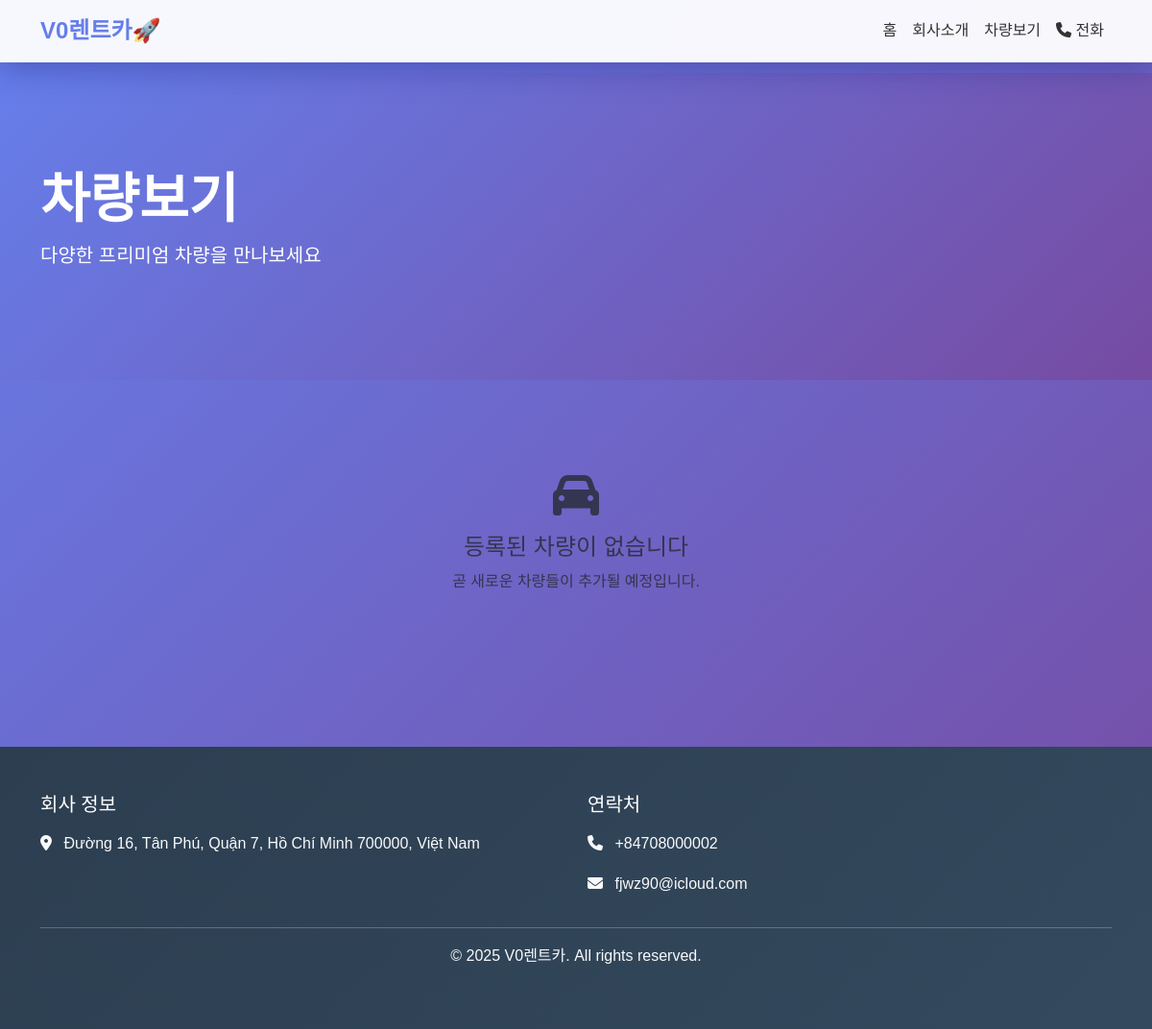
The page /cars on the database as committed earlier.
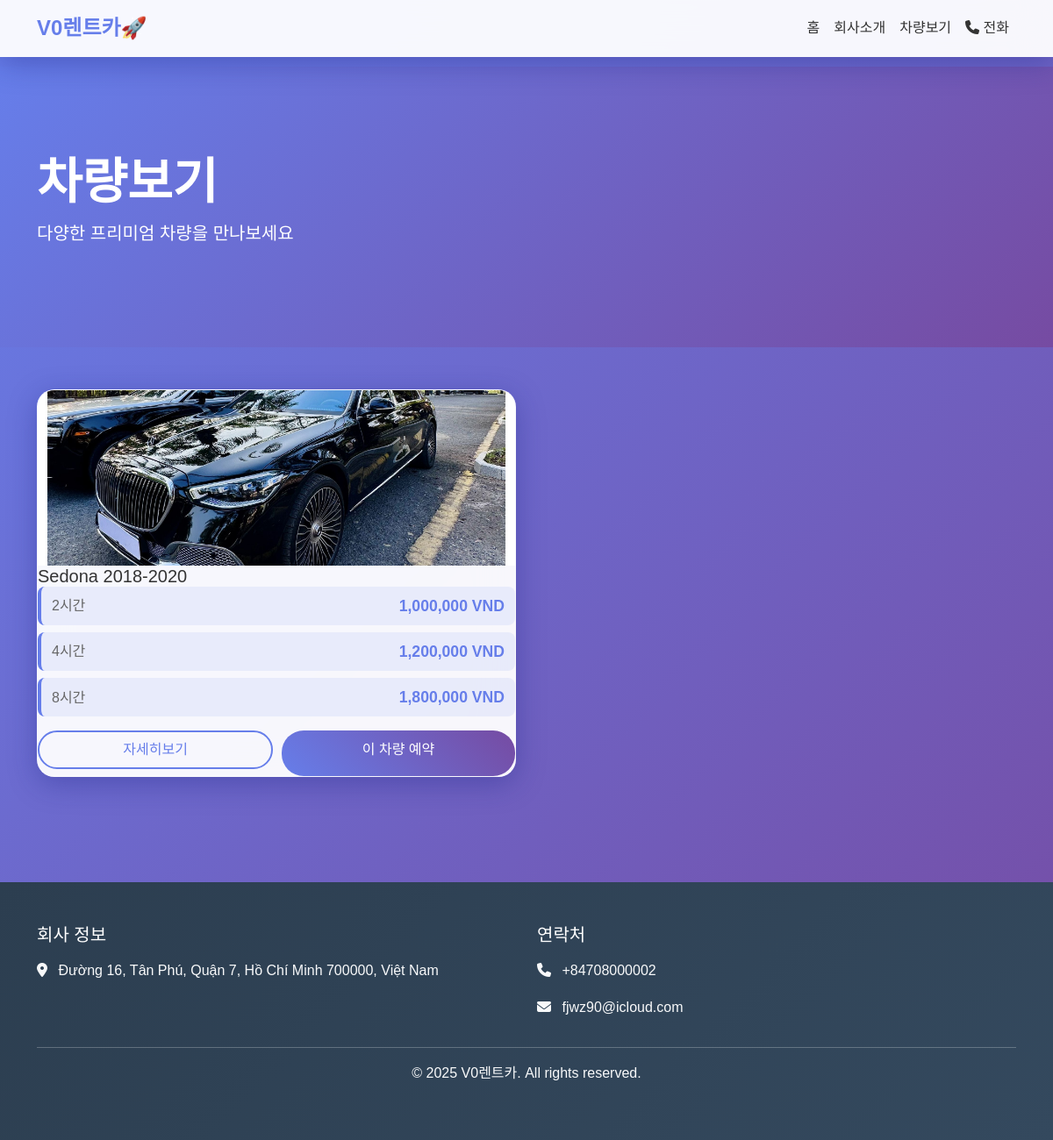
The same page on the database as committed later.
### models.py (models this page shows, shortened)
class Car(db.Model):
    id = db.Column(db.Integer, primary_key=True)
    name = db.Column(db.String(100), nullable=False)
    description = db.Column(db.Text)
    price_2h = db.Column(db.Integer, nullable=False)  # Price in VND
    price_4h = db.Column(db.Integer, nullable=False)
    price_8h = db.Column(db.Integer, nullable=False)
    images = db.Column(db.Text)  # JSON string of image paths
    created_at = db.Column(db.DateTime, default=datetime.utcnow)
    def get_images_list(self):
        if self.images:
            import json
            try:
                return json.loads(self.images)
            except:
                return []
        return []

### routes.py (the view)
@app.route('/cars')
def cars():
    cars_list = Car.query.all()
    return render_template('cars.html', cars=cars_list)

### templates/cars.html (shortened to what this page needs)
{% extends "base.html" %}
{% block content %}
<section class="page-header d-flex align-items-center">
    <div class="container">
        <h1 class="text-white display-4 fw-bold">차량보기</h1>
        <p class="text-white lead">다양한 프리미엄 차량을 만나보세요</p>
    </div>
</section>
<section class="py-5">
    <div class="container">
        {% if cars %}
            <div class="row">
                {% for car in cars %}
                    <div class="col-md-6 mb-4">
                        <div class="car-card h-100">
                            {% set images = car.get_images_list() %}
                            {% if images %}
                                <img src="{{ url_for('static', filename='uploads/' + images[0]) }}"
                                     class="card-img-top car-image" alt="{{ car.name }}">
                            {% else %}
                                <div class="placeholder-image card-img-top d-flex align-items-center justify-content-center">
                                    <i class="fas fa-car fa-3x text-muted"></i>
                                </div>
                            {% endif %}
                            <div class="card-body d-flex flex-column">
                                <h5 class="card-title">{{ car.name }}</h5>
                                <div class="pricing-info mb-3">
                                    <div class="price-item">
                                        <span class="price-label">2시간</span>
                                        <span class="price-amount">{{ "{:,}".format(car.price_2h) }} VND</span>
                                    </div>
                                    <div class="price-item">
                                        <span class="price-label">4시간</span>
                                        <span class="price-amount">{{ "{:,}".format(car.price_4h) }} VND</span>
                                    </div>
                                    <div class="price-item">
                                        <span class="price-label">8시간</span>
                                        <span class="price-amount">{{ "{:,}".format(car.price_8h) }} VND</span>
                                    </div>
                                </div>
                                <div class="car-actions mt-auto">
                                    <a href="{{ url_for('car_detail', car_id=car.id) }}"
                                       class="btn btn-outline-primary w-100 mb-2">자세히보기</a>
                                    <a href="tel:+84708000002"
                                       class="btn btn-primary w-100">이 차량 예약</a>
                                </div>
                            </div>
                        </div>
                    </div>
                {% endfor %}
            </div>
        {% else %}
            <div class="text-center py-5">
                <i class="fas fa-car fa-3x text-muted mb-3"></i>
                <h4 class="text-muted">등록된 차량이 없습니다</h4>
                <p class="text-muted">곧 새로운 차량들이 추가될 예정입니다.</p>
            </div>
        {% endif %}
    </div>
</section>
{% endblock %}

### templates/base.html (shortened to what this page needs)
<!DOCTYPE html>
<html lang="ko">
<head>
    <link href="https://cdn.jsdelivr.net/npm/bootstrap@5.3.0/dist/css/bootstrap.min.css" rel="stylesheet">
    <link rel="stylesheet" href="https://cdnjs.cloudflare.com/ajax/libs/font-awesome/6.4.0/css/all.min.css">
    <link rel="stylesheet" href="{{ url_for('static', filename='css/style.css') }}">
</head>
<body>
    <nav class="navbar navbar-expand-lg navbar-dark fixed-top dreamy-nav">
        <div class="container">
            <a class="navbar-brand fw-bold" href="{{ url_for('index') }}">V0렌트카🚀</a>
            <div class="collapse navbar-collapse" id="navbarNav">
                <ul class="navbar-nav ms-auto">
                    <li class="nav-item">
                        <a class="nav-link" href="{{ url_for('index') }}">홈</a>
                    </li>
                    <li class="nav-item">
                        <a class="nav-link" href="{{ url_for('company') }}">회사소개</a>
                    </li>
                    <li class="nav-item">
                        <a class="nav-link" href="{{ url_for('cars') }}">차량보기</a>
                    </li>
                    <li class="nav-item">
                        <a class="nav-link" href="tel:+84708000002">
                            <i class="fas fa-phone"></i> 전화
                        </a>
                    </li>
                </ul>
            </div>
        </div>
    </nav>
    <main>
        {% block content %}{% endblock %}
    </main>
    <footer class="dreamy-footer mt-5">
        <div class="container py-5">
            <div class="row">
                <div class="col-md-6">
                    <h5 class="text-white mb-3">회사 정보</h5>
                    <p class="text-light">
                        <i class="fas fa-map-marker-alt me-2"></i>
                        Đường 16, Tân Phú, Quận 7, Hồ Chí Minh 700000, Việt Nam
                    </p>
                </div>
                <div class="col-md-6">
                    <h5 class="text-white mb-3">연락처</h5>
                    <p class="text-light">
                        <i class="fas fa-phone me-2"></i>
                        <a href="tel:+84708000002" class="text-light text-decoration-none">+84708000002</a>
                    </p>
                    <p class="text-light">
                        <i class="fas fa-envelope me-2"></i>
                        <a href="mailto:fjwz90@icloud.com" class="text-light text-decoration-none">fjwz90@icloud.com</a>
                    </p>
                </div>
            </div>
            <hr class="text-light">
            <div class="text-center text-light">
                <p>&copy; 2025 V0렌트카. All rights reserved.</p>
            </div>
        </div>
    </footer>
</body>
</html>

### static/css/style.css (style rules this page uses)
* { box-sizing: border-box; }
body { font-family: 'Noto Sans KR', sans-serif; line-height: 1.6; color: #333; background: linear-gradient(135deg, #667eea 0%, #764ba2 100%); min-height: 100vh; }
.dreamy-nav { background: rgba(255, 255, 255, 0.95); backdrop-filter: blur(20px); border-bottom: 1px solid rgba(255, 255, 255, 0.2); box-shadow: 0 8px 32px rgba(31, 38, 135, 0.37); }
.dreamy-nav .navbar-brand { font-weight: 700; color: #667eea !important; font-size: 1.5rem; }
.dreamy-nav .nav-link { color: #333 !important; font-weight: 500; transition: all 0.3s ease; }
.page-header { min-height: 40vh; background: linear-gradient(135deg, #667eea 0%, #764ba2 100%); display: flex; align-items: center; margin-top: 76px; }
.car-card { background: rgba(255, 255, 255, 0.95); backdrop-filter: blur(20px); border: 1px solid rgba(255, 255, 255, 0.2); border-radius: 20px; box-shadow: 0 8px 32px rgba(31, 38, 135, 0.37); transition: all 0.3s ease; overflow: hidden; }
.car-image { height: 200px; object-fit: cover; border-radius: 15px 15px 0 0; }
.pricing-info { display: flex; flex-direction: column; gap: 8px; }
.price-item { display: flex; justify-content: space-between; align-items: center; padding: 8px 12px; background: rgba(102, 126, 234, 0.1); border-radius: 8px; border-left: 4px solid #667eea; }
.price-label { font-weight: 500; color: #666; }
.price-amount { font-weight: 700; color: #667eea; font-size: 1.1rem; }
.car-actions { display: flex; gap: 10px; margin-top: 1rem; }
.dreamy-footer { background: linear-gradient(135deg, #2c3e50 0%, #34495e 100%); color: white; }
.btn-primary { background: linear-gradient(45deg, #667eea, #764ba2); border: none; border-radius: 25px; padding: 10px 25px; font-weight: 500; transition: all 0.3s ease; }
.btn-outline-primary { border: 2px solid #667eea; color: #667eea; border-radius: 25px; padding: 8px 25px; font-weight: 500; transition: all 0.3s ease; }

Rows that differ between the two databases and show on the page:
added Car: name "Sedona 2018-2020", price_2h "1,000,000", price_4h "1,200,000", price_8h "1,800,000"
Other text that changed with them:
text no longer shown: "등록된 차량이 없습니다 곧 새로운 차량들이 추가될 예정입니다."
